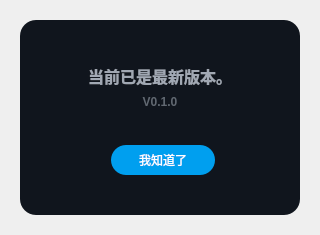
<?xml version="1.0" encoding="UTF-8"?>
<ui version="4.0">
 <class>UpdateVersion</class>
 <widget class="QWidget" name="UpdateVersion">
  <property name="geometry">
   <rect>
    <x>0</x>
    <y>0</y>
    <width>320</width>
    <height>235</height>
   </rect>
  </property>
  <property name="minimumSize">
   <size>
    <width>0</width>
    <height>0</height>
   </size>
  </property>
  <property name="maximumSize">
   <size>
    <width>16777215</width>
    <height>16777215</height>
   </size>
  </property>
  <property name="windowTitle">
   <string>Form</string>
  </property>
  <property name="styleSheet">
   <string notr="true"/>
  </property>
  <layout class="QGridLayout" name="gridLayout">
   <property name="leftMargin">
    <number>20</number>
   </property>
   <property name="topMargin">
    <number>20</number>
   </property>
   <property name="rightMargin">
    <number>20</number>
   </property>
   <property name="bottomMargin">
    <number>20</number>
   </property>
   <property name="spacing">
    <number>0</number>
   </property>
   <item row="0" column="0">
    <widget class="QFrame" name="frame">
     <property name="minimumSize">
      <size>
       <width>280</width>
       <height>195</height>
      </size>
     </property>
     <property name="maximumSize">
      <size>
       <width>280</width>
       <height>195</height>
      </size>
     </property>
     <property name="styleSheet">
      <string notr="true">border-radius: 16px;
background-color:#10151D;</string>
     </property>
     <property name="frameShape">
      <enum>QFrame::StyledPanel</enum>
     </property>
     <property name="frameShadow">
      <enum>QFrame::Raised</enum>
     </property>
     <widget class="QLabel" name="lab_title">
      <property name="geometry">
       <rect>
        <x>0</x>
        <y>46</y>
        <width>280</width>
        <height>20</height>
       </rect>
      </property>
      <property name="minimumSize">
       <size>
        <width>280</width>
        <height>0</height>
       </size>
      </property>
      <property name="styleSheet">
       <string notr="true">color: #A1A8B3;
font-family: &quot;Noto Sans S Chinese&quot;;
font-weight:500;
font-size: 16px;</string>
      </property>
      <property name="text">
       <string>当前已是最新版本。</string>
      </property>
      <property name="alignment">
       <set>Qt::AlignCenter</set>
      </property>
     </widget>
     <widget class="QLabel" name="lab_ver">
      <property name="geometry">
       <rect>
        <x>0</x>
        <y>73</y>
        <width>280</width>
        <height>17</height>
       </rect>
      </property>
      <property name="styleSheet">
       <string notr="true">color: #616871;
font-family: &quot;Noto Sans S Chinese&quot;;
font-weight: 500;
font-size: 12px;</string>
      </property>
      <property name="text">
       <string notr="true">V0.1.0</string>
      </property>
      <property name="alignment">
       <set>Qt::AlignCenter</set>
      </property>
     </widget>
     <widget class="QPushButton" name="pBt_ok">
      <property name="geometry">
       <rect>
        <x>91</x>
        <y>125</y>
        <width>104</width>
        <height>30</height>
       </rect>
      </property>
      <property name="minimumSize">
       <size>
        <width>104</width>
        <height>30</height>
       </size>
      </property>
      <property name="maximumSize">
       <size>
        <width>104</width>
        <height>30</height>
       </size>
      </property>
      <property name="styleSheet">
       <string notr="true">QPushButton
{
	color: rgb(255, 255, 255);
	border:null;
	background: #009FEF;
	border-radius: 15px;


}</string>
      </property>
      <property name="text">
       <string>我知道了</string>
      </property>
     </widget>
    </widget>
   </item>
  </layout>
 </widget>
 <resources/>
 <connections/>
</ui>
